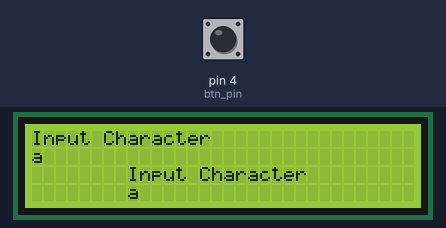
The sketch below on a simulated Arduino Uno, built with avr-gcc and run on an emulated ATmega328P. On the bench: 32×4 character LCD. Inputs (shaded band) come from the test bench; at power-on: pin 4 (btn_pin) HIGH. What the sketch prints to the serial monitor is not drawn.

Above: at 1.2 s.
1.3 s: pin 4 (btn_pin) pulled LOW for 1 s
At 3.4 s:
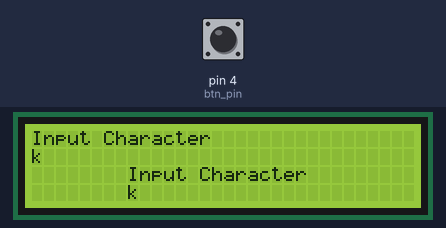
3.8 s: pin 4 (btn_pin) pulled LOW for 0.15 s
At 4.8 s:
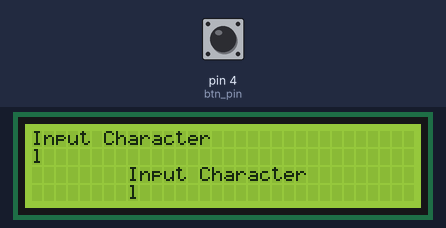
5.4 s: pin 4 (btn_pin) pulled LOW for 3.2 s
At 9.7 s:
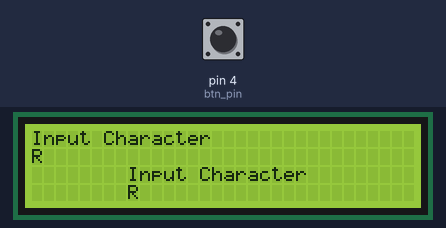
10.1 s: pin 4 (btn_pin) pulled LOW for 1 s
At 10.54 s:
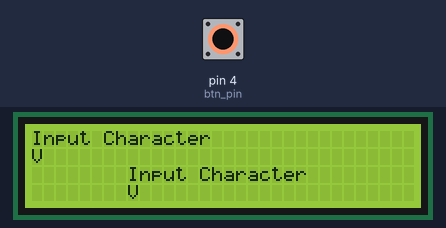
12.6 s: pin 4 (btn_pin) driven LOW
At 13.05 s:
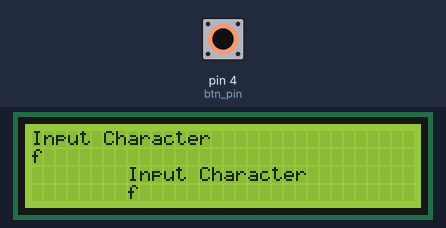

Measured:
- after the input at 1.3 s, the display: first changes after 0.07 s (image 1 shows a later state)
- after the input at 3.8 s, the display: changes after 0.08 s (image 2)
- after the input at 5.4 s, the display: first changes after 0.08 s (image 3 shows a later state)
- after the input at 10.1 s, the display: first changes after 0.09 s (image 4 shows a later state)
- after the input at 12.6 s, the display: first changes after 0.10 s (image 5 shows a later state)

The sketch:

lcdmode_ver_led.ino
```cpp
/***************************************
 * PKNU ICE 201211682 Lee Eun Yeong
 * Capstone Design - Project 'Tip_Flat'
 * Tx module
 * LCD Output
 * last updated 170429 16:35
 **************************************/
#include <LiquidCrystal.h>
//set_lcd pin
LiquidCrystal lcd(7,8,9,10,11,12);
//set btn pin
const int btn_pin = 4;
//init input_char value
char input_char='a';
//init btn_state value
int btn_state=0;

void setup() {
  //핀할당
  pinMode(btn_pin,INPUT);
  lcd.begin(32, 4);
  lcd.print("Input Character");
  //Serial 통신, Tx
  Serial.begin(9600);
}

void loop() {
  //read btn_state
  btn_state = digitalRead(btn_pin);

  if(btn_state == LOW){
    //대문자 Z 다음에 소문자 a
    if(input_char==91){
      input_char = 97;
    }
    //소문자 z 다음에 대문자 A
    if(input_char >= 122){
      input_char = 65;
    }
    else{
      //글자 ++
      input_char++;
    }
    //input_char Tx
    Serial.print(input_char);
  }

  lcd.setCursor(0, 1);
  lcd.print(input_char);
  delay(100);
}
```
